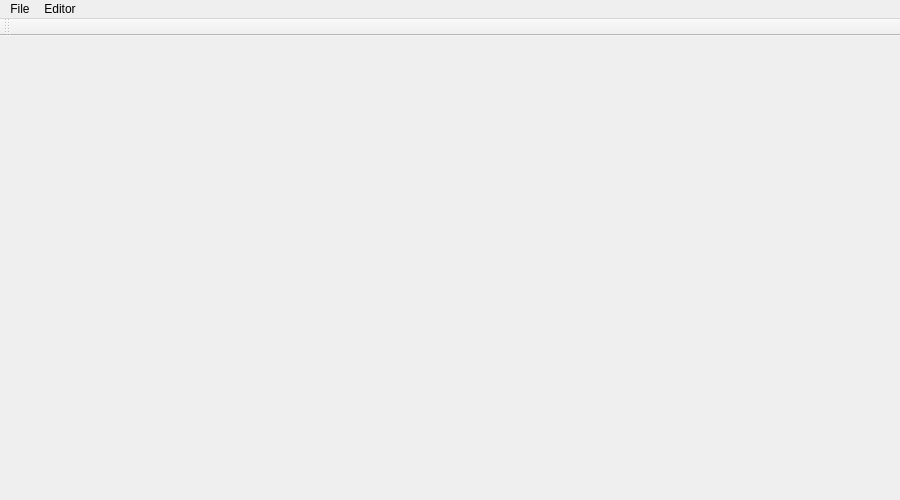
<?xml version="1.0" encoding="UTF-8"?>
<ui version="4.0">
 <class>editor</class>
 <widget class="QMainWindow" name="editor">
  <property name="geometry">
   <rect>
    <x>0</x>
    <y>0</y>
    <width>900</width>
    <height>500</height>
   </rect>
  </property>
  <property name="mouseTracking">
   <bool>true</bool>
  </property>
  <property name="windowTitle">
   <string>Shovel and Shotgun map editor</string>
  </property>
  <widget class="QWidget" name="centralWidget"/>
  <widget class="QMenuBar" name="menuBar">
   <property name="geometry">
    <rect>
     <x>0</x>
     <y>0</y>
     <width>900</width>
     <height>21</height>
    </rect>
   </property>
   <widget class="QMenu" name="menu">
    <property name="title">
     <string>File</string>
    </property>
    <addaction name="actionNew"/>
    <addaction name="actionOpen"/>
    <addaction name="actionSave"/>
    <addaction name="actionSave_as"/>
   </widget>
   <widget class="QMenu" name="menuEditor">
    <property name="title">
     <string>Editor</string>
    </property>
    <widget class="QMenu" name="menuSelect_tile">
     <property name="title">
      <string>Select tile</string>
     </property>
     <addaction name="actionAir"/>
     <addaction name="actionNormal_tile"/>
     <addaction name="actionAdamantine"/>
    </widget>
    <addaction name="menuSelect_tile"/>
    <addaction name="actionColor"/>
   </widget>
   <addaction name="menu"/>
   <addaction name="menuEditor"/>
  </widget>
  <widget class="QToolBar" name="toolBar">
   <property name="windowTitle">
    <string>toolBar</string>
   </property>
   <property name="iconSize">
    <size>
     <width>20</width>
     <height>20</height>
    </size>
   </property>
   <attribute name="toolBarArea">
    <enum>TopToolBarArea</enum>
   </attribute>
   <attribute name="toolBarBreak">
    <bool>false</bool>
   </attribute>
  </widget>
  <action name="actionNew">
   <property name="text">
    <string>New map...</string>
   </property>
  </action>
  <action name="actionSave">
   <property name="text">
    <string>Save</string>
   </property>
  </action>
  <action name="actionSave_as">
   <property name="text">
    <string>Save as...</string>
   </property>
  </action>
  <action name="actionAir">
   <property name="text">
    <string>Air</string>
   </property>
  </action>
  <action name="actionNormal_tile">
   <property name="text">
    <string>Normal tile</string>
   </property>
  </action>
  <action name="actionAdamantine">
   <property name="text">
    <string>Adamantine</string>
   </property>
  </action>
  <action name="actionOpen">
   <property name="checkable">
    <bool>false</bool>
   </property>
   <property name="enabled">
    <bool>true</bool>
   </property>
   <property name="text">
    <string>Open...</string>
   </property>
  </action>
  <action name="actionColor">
   <property name="text">
    <string>Select color</string>
   </property>
  </action>
 </widget>
 <layoutdefault spacing="6" margin="11"/>
 <resources/>
 <connections/>
</ui>
